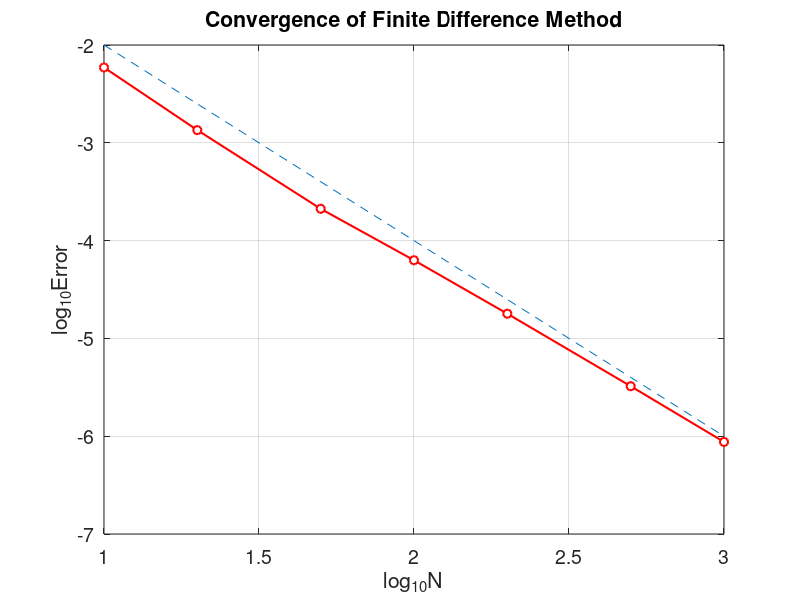

MATLAB code for this plot:
% fdm1d2_error.m
% finite difference method for 1D problem
% -(xu')'+x*u'=pi^2*x*sin(pi*x)-pi*cos(pi*x)+pi*x*cos(pi*x) in [0,1]
% u(0)=0, u(1)=0 ;
% exact solution : u=sin(pi*x)
clear all
Nvec=[10 20 50 100 200 500 1000];    % Number of splits
Error=[];
for k=1:length(Nvec)
    N=Nvec(k);
    h=1/N;
    x=0:h:1;
    N=length(x)-1;
    A=diag(2*x(2:N)./h^2)+diag(x(2:N-1)./(2*h)-(x(2:N-1)+0.5*h)./h^2,1)...
        +diag(-x(3:N)./(2*h)-(x(3:N)-0.5*h)./h^2,-1);
    b=pi^2*x(2:N).*sin(pi*x(2:N))+pi*(x(2:N)-1).*cos(pi*x(2:N));
    u=A\b';
    u=[0;u;0];
    ue=sin(pi*x');
    error=max(abs(u-ue));
    Error=[Error,error];
end
plot(log10(Nvec),log10(Error),'ro-','MarkerFaceColor','w','LineWidth',1.5)
hold on,
plot(log10(Nvec), log10(Nvec.^(-2)), '--')
grid on,
xlabel('log_{10}N','fontsize', 16), ylabel('log_{10}Error','fontsize',16),
title('Convergence of Finite Difference Method','fontsize',14)
set(gca,'fontsize',14)
for i=1:length(Nvec)-1     % computating convergence order
    order(i)=-log(Error(i)/Error(i+1))/(log(Nvec(i)/Nvec(i+1)));
end
Error
order
